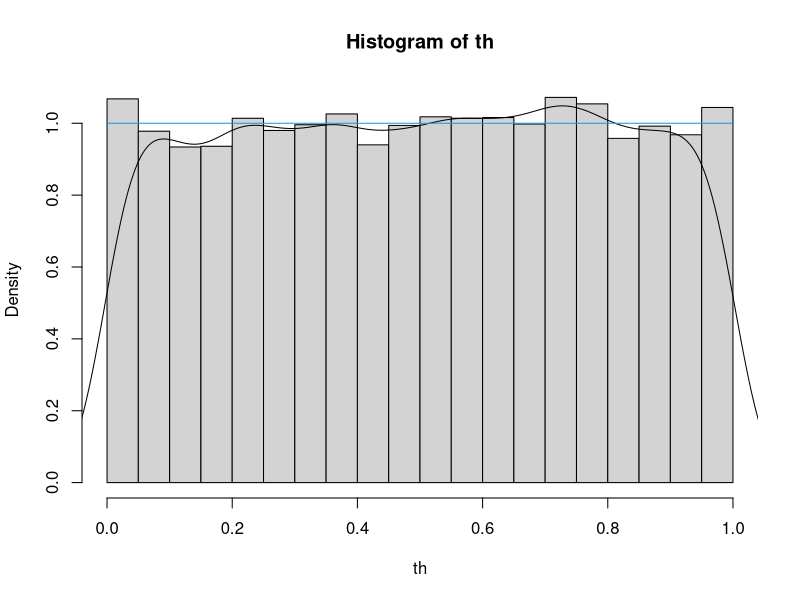
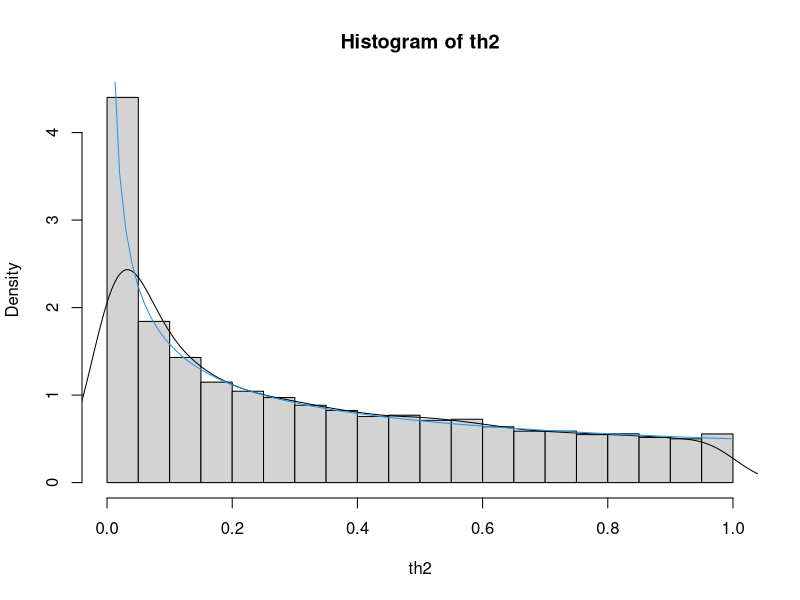
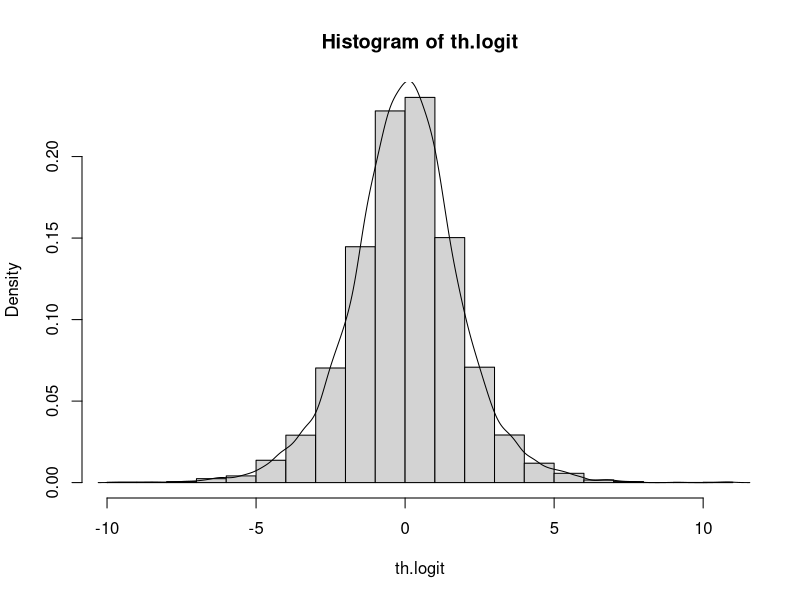
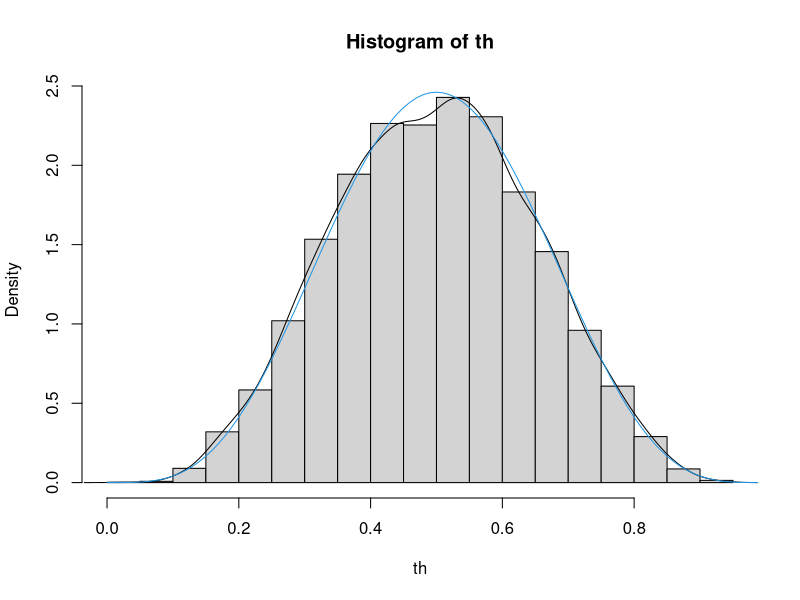
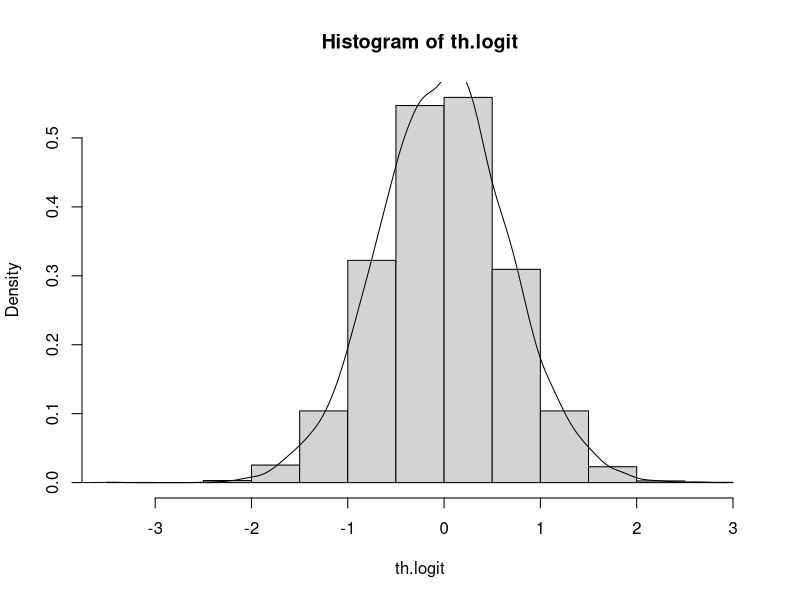
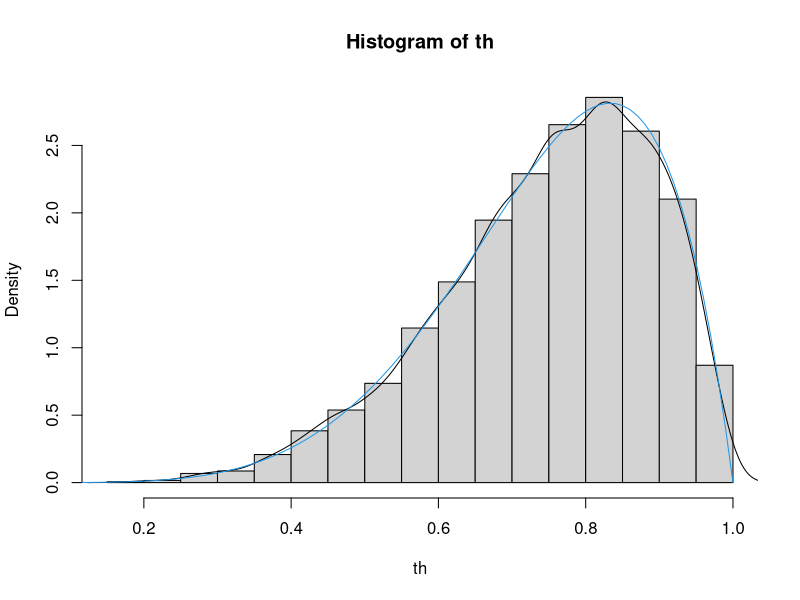
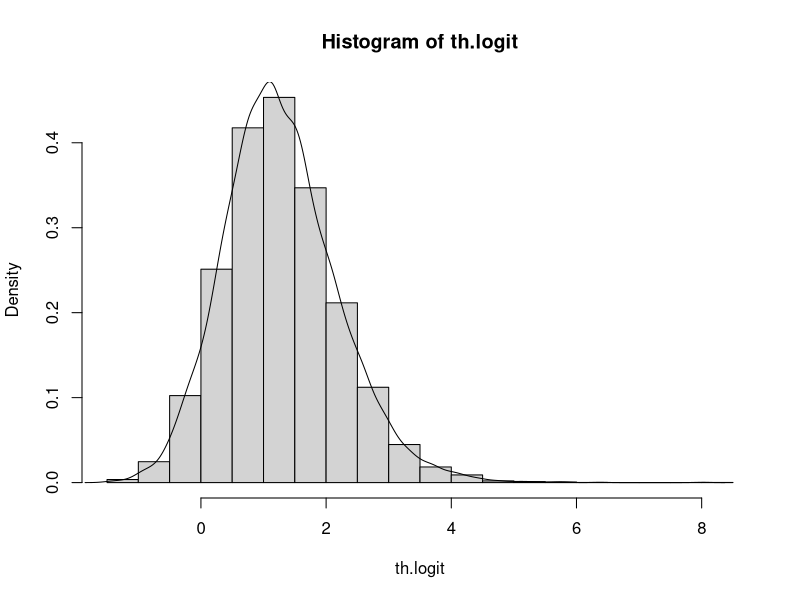
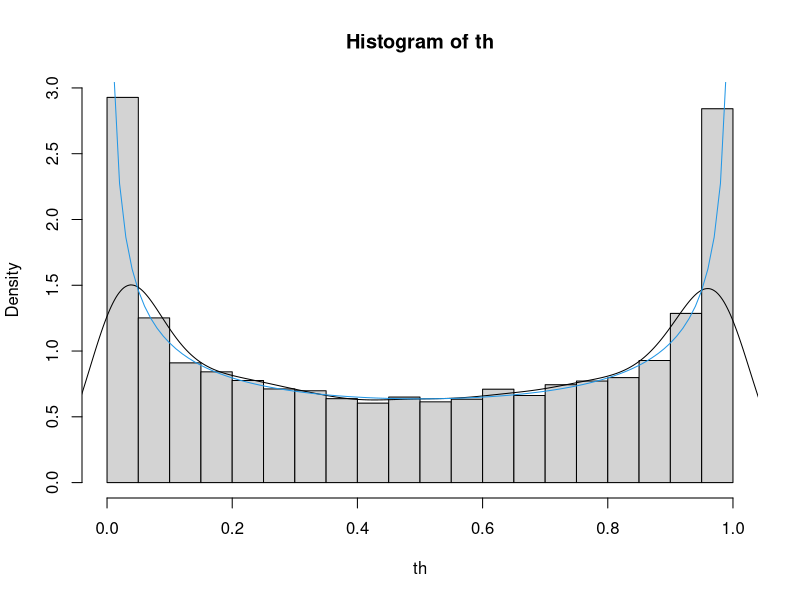

The R script that drew these images, in order:
##
## Simulação de distribuições a priori
##
nsim <- 10000

## Exemplo 1:
## Y \sim B(\theta)
## \theta \sim B(1, 1)

th <- rbeta(nsim, 1, 1)
hist(th, prob=TRUE); lines(density(th))
curve(dbeta(x, 1, 1), from=0, to=1, col=4, add=TRUE)

th2 <- th^2
hist(th2, prob=TRUE); lines(density(th2))
dth2 <- function(th) 1/(2*sqrt(th))
curve(dth2, from=0, to=1, col=4, add=TRUE)

th.logit <- log(th/(1-th))
hist(th.logit, prob=TRUE); lines(density(th.logit))

##
th <- rbeta(nsim, 5, 5)
hist(th, prob=TRUE); lines(density(th))
curve(dbeta(x, 5, 5), from=0, to=1, col=4, add=TRUE)

th.logit <- log(th/(1-th))
hist(th.logit, prob=TRUE); lines(density(th.logit))

##
th <- rbeta(nsim, 6, 2)
hist(th, prob=TRUE); lines(density(th))
curve(dbeta(x, 6, 2), from=0, to=1, col=4, add=TRUE)

th.logit <- log(th/(1-th))
hist(th.logit, prob=TRUE); lines(density(th.logit))

##
th <- rbeta(nsim, 1/2, 1/2)
hist(th, prob=TRUE); lines(density(th))
curve(dbeta(x, 1/2, 1/2), from=0, to=1, col=4, add=TRUE)

th2 <- th^2
hist(th2, prob=TRUE); lines(density(th2))
dth2 <- function(th) 1/(2*sqrt(th))
curve(dth2, from=0, to=1, col=4, add=TRUE)

## experimentar outras possibilidades!!!


## Exemplo 2:
## Y \sim B(\theta)
## \phi = logit(\theta) = log(\theta/(1-\theta)) \sim N(mu, \sigma^2)
th.logit <- rnorm(nsim, m=0, sd=3)
hist(th.logit, prob=TRUE); lines(density(th.logit))
curve(dnorm(x, 0, 3), from=-10, to=10, col=4, add=TRUE)

th <- exp(th.logit)/(1+exp(th.logit))
hist(th, prob=TRUE); lines(density(th))
MASS:::fitdistr(th, densfun="beta", start=list(shape1=1, shape2=1))

## experimentar outras possibilidades!!!


## Exemplo 3:
## Y \sim P(\theta)
## \theta \sim G(shape=\alpha, scale=\beta)
## f(\theta) = \frac{\beta^\alpha}{\Gamma(\alpha)} 

th <- rgamma(nsim, 2, 2)
hist(th, prob=TRUE); lines(density(th))
curve(dgamma(x, 2, 2), from=0, to=8, col=4, add=TRUE)

## \phi = P(Y > 0) = 1 - P[Y=0] = 1 - exp{-\theta}
phi <- 1 - exp(-th)
hist(phi, prob=TRUE); lines(density(phi))

## \psi = log(theta)
psi <- log(th)
hist(psi, prob=TRUE); lines(density(psi))

## Como simular da priori de Jeffreys neste caso?


## experimentar outras possibilidades!!!


## Exemplo 4:
## Y \sim P(\theta)
## psi = log(\theta) \sim N(\mu, \sigma^2)

psi <- rnorm(nsim, m=0, sd=0.8)
hist(psi, prob=TRUE); lines(density(psi))

th <- exp(psi)
hist(th, prob=TRUE); lines(density(th))
curve(dlnorm(x, 0, 0.8), from=0, to=8, col=4, add=TRUE)

## \phi = P(Y > 0) = 1 - P[Y=0] = 1 - exp{-\theta}
phi <- 1 - exp(-th)
hist(phi, prob=TRUE); lines(density(phi))




